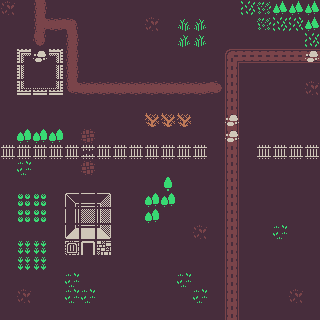

Below is a game level as drawn by its tile map, then a one-line description and the .tmx file that defines it, in full:
An orthogonal 20x20 tile map with 16x16 px tiles, 2 tile layers (Tile Layer 1, Tile Layer 2), 4 tilesets and 12 objects (4x Zombie, 2x Warrior, 2x Ranger, 2x Wizard, Mage, ...).

<map version="1.4" tiledversion="1.4.2" orientation="orthogonal" renderorder="right-down" width="20" height="20" tilewidth="16" tileheight="16" infinite="0" nextlayerid="6" nextobjectid="15">
 <tileset firstgid="1" source="../colored_packed.tsx" />
 <tileset firstgid="1057" source="../colored_transparent_packed.tsx" />
 <tileset firstgid="2113" source="../monochrome_packed.tsx" />
 <tileset firstgid="3169" source="../monochrome_transparent_packed.tsx" />
 <layer id="1" name="Tile Layer 1" width="20" height="20">
  <data encoding="csv">
2,1,57,1,1,1,1,1,1,1,1,1,1,1,1,8,7,100,100,100,
1,1,59,2684354617,2147483706,1,1,1,1,2,1,97,2147483745,1,1,1,7,8,1073741832,100,
1,1,1073741885,1,57,1,1,1,1,1,1,2147483745,2147483745,1,1,1,1,1,1,8,
1,641,102,643,57,1,1,1,1,1,1,1,1,1,10,2684354569,2684354569,2684354569,2684354569,2684354569,
1,689,1,691,57,1,1,1,1,1,1,1,1,1,9,1,1,1,1,1,
1,737,738,739,1073741882,2684354617,2684354617,2684354617,2684354617,2684354617,2684354617,2684354617,2684354617,2684354621,9,1,1,1,1,2,
1,1,1,1,1,1,1,1,1,1,1,1,1,1,9,1,1,1,1,1,
1,1,1,1,1,1,1,1,1,1,1,1,1,1,9,1,1,1,1,1,
1,52,52,52,1,5,1,1,1,1,1,1,1,1,9,1,1,1,1,1,
150,150,150,150,150,151,150,150,150,150,150,150,150,1,9,1,150,150,150,150,
1,6,1,1,1,5,1,1,1,1,1,1,1,1,3221225481,1,1,1,1,1,
1,1,1,1,1,1,1,1,1,1,51,1,1,1,3221225481,1,1,1,1,1,
1,304,304,1,1,1,1,1,1,52,52,1,1,1,3221225481,1,1,1,1,1,
1,304,304,1,1,1,1,1,1,52,1,1,1,1,3221225481,1,1,1,1,1,
1,1,1,1,1,1,1,1,1,1,1,1,2,1,3221225481,1,1,6,1,1,
1,305,305,1,1,1,1,1,1,1,1,1,1,1,3221225481,1,1,1,1,1,
1,305,305,1,1,1,1,1,1,1,1,1,1,1,3221225481,1,1,1,1,1,
1,1,1,1,6,1,1,1,1,1,1,6,1,1,3221225481,1,1,1,1,1,
1,2,1,1,6,6,1,1,1,1,1,1,6,1,3221225481,1,1,1,2,1,
1,1,1,1,1,1,1,1,1,1,1,1,1,1,3221225481,1,1,1,1,1
</data>
 </layer>
 <layer id="5" name="Tile Layer 2" width="20" height="20">
  <data encoding="csv">
0,0,0,0,0,0,0,0,0,0,0,0,0,0,0,0,0,0,0,0,
0,0,0,0,0,0,0,0,0,0,0,0,0,0,0,0,0,0,0,0,
0,0,0,0,0,0,0,0,0,0,0,0,0,0,0,0,0,0,0,0,
0,0,0,0,0,0,0,0,0,0,0,0,0,0,0,0,0,0,0,1158,
0,0,0,0,0,0,0,0,0,0,0,0,0,0,0,0,0,0,0,0,
0,0,0,0,0,0,0,0,0,0,0,0,0,0,0,0,0,0,0,0,
0,0,0,0,0,0,0,0,0,0,0,0,0,0,0,0,0,0,0,0,
0,0,0,0,0,0,0,0,0,1159,1159,1159,0,0,1158,0,0,0,0,0,
0,0,0,0,0,0,0,0,0,0,0,0,0,0,1158,0,0,0,0,0,
0,0,0,0,0,0,0,0,0,0,0,0,0,0,0,0,0,0,0,0,
0,0,0,0,0,0,0,0,0,0,0,0,0,0,0,0,0,0,0,0,
0,0,0,0,0,0,0,0,0,0,0,0,0,0,0,0,0,0,0,0,
0,0,0,0,1825,1826,1827,0,0,0,0,0,0,0,0,0,0,0,0,0,
0,0,0,0,1873,1874,1875,0,0,0,0,0,0,0,0,0,0,0,0,0,
0,0,0,0,1921,1922,1923,0,0,0,0,0,0,0,0,0,0,0,0,0,
0,0,0,0,1682,1545,1681,0,0,0,0,0,0,0,0,0,0,0,0,0,
0,0,0,0,0,0,0,0,0,0,0,0,0,0,0,0,0,0,0,0,
0,0,0,0,0,0,0,0,0,0,0,0,0,0,0,0,0,0,0,0,
0,0,0,0,0,0,0,0,0,0,0,0,0,0,0,0,0,0,0,0,
0,0,0,0,0,0,0,0,0,0,0,0,0,0,0,0,0,0,0,0
</data>
 </layer>
 <objectgroup id="2" name="Player">
  <object id="1" name="George" type="Warrior" gid="3196" x="225.977" y="269.159" width="16" height="16" />
  <object id="4" name="Jeff" type="Ranger" gid="3247" x="258.755" y="285.948" width="16" height="16" />
  <object id="7" name="Maggey" type="Mage" gid="3241" x="227.043" y="286.47" width="16" height="16" />
  <object id="12" name="Geoffrey" type="Wizard" gid="3289" x="193.466" y="283.805" width="16" height="16" />
  <object id="13" name="Gaetan" type="Paladin" gid="3200" x="145.764" y="270.215" width="16" height="16" />
 </objectgroup>
 <objectgroup id="4" name="Enemy">
  <object id="2" name="Brains" type="Zombie" gid="3485" x="99.3951" y="60.7648" width="16" height="16" />
  <object id="6" name="Sny" type="Wizard" gid="3289" x="33.8388" y="78.8754" width="16" height="16" />
  <object id="8" name="Brians" type="Zombie" gid="3485" x="81.5403" y="46.3638" width="16" height="16" />
  <object id="9" name="Brian" type="Zombie" gid="3485" x="114.318" y="46.0973" width="16" height="16" />
  <object id="10" name="Jerk" type="Ranger" gid="3247" x="242.5" y="124.712" width="16" height="16" />
  <object id="11" name="Guard" type="Warrior" gid="3195" x="210.254" y="126.577" width="16" height="16" />
  <object id="14" name="Brain" type="Zombie" gid="3485" x="82.6063" y="142.3" width="16" height="16" />
 </objectgroup>
</map>
